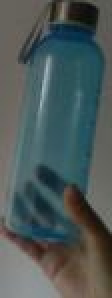
#> input picture test/object_properties/images/bottle_72574720644748515224216791987891658623.jpg, 56 x 149 px, found by its file name (shown 2 times larger); its folder holds only this picture in this run
$ python image_info.py
#> lines starting #> are read from the running program, lines starting #| are printed output that depends on the picture
# -*- coding: future_fstrings -*-

from PIL import Image, ImageColor
from statistics import mode

import numpy as np

import os
import webcolors

from sklearn.cluster import DBSCAN
from sklearn.preprocessing import StandardScaler

import matplotlib.pyplot as plt


ROOT = './Images'

for img_name in os.listdir(ROOT):
    pass

# [7 lines of commented-out code are left out]


path = os.path.join(ROOT, img_name)
img = Image.open(path)
#> img is the input picture: PIL image 56x149 RGB; mean R, G, B 77, 88.7, 88.1

data = np.array(img)

print(data.shape)
#| (149, 56, 3)

#print(np.mean(data, axis=(0,1)))

new_data = data.reshape(-1, 3)

print(new_data.shape)
#| (8344, 3)

#indices = np.dstack(np.indices(data.shape[:2]))
#xycolors = np.concatenate((data, indices), axis=-1)
#newest_data = np.reshape(xycolors, [-1,5])

dbscan = DBSCAN(eps=5, min_samples = 50)
db = dbscan.fit(new_data)

core_samples_mask = np.zeros_like(db.labels_, dtype=bool)
core_samples_mask[db.core_sample_indices_] = True

labels = db.labels_
#> labels = 8344 values, max 6 at index 6767, min -1 at index 26, mean 0.334

n_clusters = len(set(labels)) - (1 if -1 in labels else 0)
#> n_clusters = 7
print(n_clusters)
#| 7

rows, cols, chs = data.shape
#> rows = 149; cols = 56; chs = 3

plt.figure(2)
plt.subplot(2, 1, 1)
plt.imshow(img)
plt.axis('off')
plt.subplot(2, 1, 2)
plt.imshow(np.reshape(labels, [rows, cols]))
plt.axis('off')
plt.show()
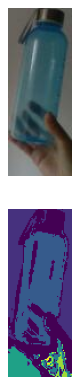
#> figure drawn by matplotlib, 2 panels


indices = np.dstack(np.indices(data.shape[:2]))
xycolors = np.concatenate((data, indices), axis=-1)
all_dim = np.reshape(xycolors, [-1,5])
#print(all_dim)

result = zip(all_dim, labels)

middle_triplets = []

# need more complicated rules if the object is not in the middle

for res in result:
    dims = res[0]
    if int(0.2 * len(indices)) < dims[3] < int(0.8 * len(indices)) and (int(0.2 * len(indices)) < dims[4] < int(0.8 * len(indices))):
        middle_triplets.append(res)
#> this loop made 8344 passes
#> res on passes 1 to 3: ([103, 100, 93, 0, 0], 0), ([103, 100, 93, 0, 1], 0), ([103, 100, 93, 0, 2], 0)
#> after the loop, middle_triplets = 2314 items, first 6: ([45, 77, 92, 30, 30], 1), ([45, 81, 95, 30, 31], 1), ([41, 81, 91, 30, 32], 1), ([39, 82, 91, 30, 33], 1), ([37, 80, 87, 30, 34], 1), ([37, 80, 86, 30, 35], 1)

mf = mode([res[1] for res in middle_triplets])
#> mf = 1

"""
dominant = list()

for label in labels:
    if len([l for l in ])
"""

rgb_triplets = [res[0] for res in result if res[1] == mf]
#> rgb_triplets = []

r_list = [triplet[0] for triplet in rgb_triplets]
#> r_list = []
g_list = [triplet[1] for triplet in rgb_triplets]
#> g_list = []
b_list = [triplet[2] for triplet in rgb_triplets]
#> b_list = []

#> (the run stopped early here; a loop or call above may not have finished)

$ run again, on test/object_properties/images/person_102446851379837685980923102965053959972.jpg
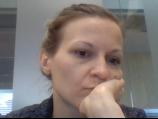
#> input picture test/object_properties/images/person_102446851379837685980923102965053959972.jpg, 158 x 119 px, found by its file name
#> img is the input picture: PIL image 158x119 RGB; mean R, G, B 130.3, 120.7, 117
#| (119, 158, 3)
#| (18802, 3)
#> labels = 18802 values, max 3 at index 18644, min -1 at index 71, mean -0.0748
#> n_clusters = 4
#| 4
#> `plt.show()`:
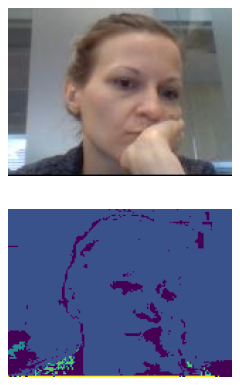
#> figure drawn by matplotlib, 2 panels
#> the loop `for res in result:` made 18802 passes
#> res on passes 1 to 3: ([115, 124, 121, 0, 0], 0), ([116, 125, 122, 0, 1], 0), ([116, 125, 122, 0, 2], 0)
#> after the loop `for res in result:`: middle_triplets = 5041 items, first 6: ([126, 127, 129, 24, 24], 0), ([126, 127, 129, 24, 25], 0), ([126, 127, 129, 24, 26], 0), ([127, 128, 130, 24, 27], 0), ([127, 128, 130, 24, 28], 0), ([128, 129, 131, 24, 29], 0)
#> mf = 0
#> rgb_triplets = []

$ run again, on test/object_properties/images/person_103983633829363999592772911445211730676.jpg
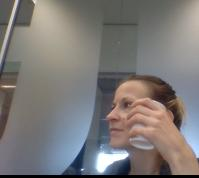
#> input picture test/object_properties/images/person_103983633829363999592772911445211730676.jpg, 199 x 178 px, found by its file name
#> img is the input picture: PIL image 199x178 RGB; mean R, G, B 124.5, 120.8, 119.1
#| (178, 199, 3)
#| (35422, 3)
#> n_clusters = 5
#| 5
#> `plt.show()`:
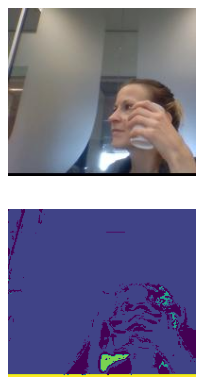
#> figure drawn by matplotlib, 2 panels
#> the loop `for res in result:` made 35422 passes
#> res on passes 1 to 3: ([93, 82, 98, 0, 0], -1), ([91, 83, 94, 0, 1], 0), ([91, 85, 89, 0, 2], 0)
#> after the loop `for res in result:`: middle_triplets = 11236 items, first 6: ([168, 160, 147, 36, 36], 0), ([169, 161, 148, 36, 37], 0), ([170, 162, 149, 36, 38], 0), ([170, 162, 149, 36, 39], 0), ([172, 164, 151, 36, 40], 0), ([173, 165, 152, 36, 41], 0)
#> mf = 0
#> rgb_triplets = []

$ run again, on test/object_properties/images/person_104186912167503092841404323071192664771.jpg
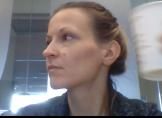
#> input picture test/object_properties/images/person_104186912167503092841404323071192664771.jpg, 162 x 118 px, found by its file name
#> img is the input picture: PIL image 162x118 RGB; mean R, G, B 126.5, 120.7, 123.6
#| (118, 162, 3)
#| (19116, 3)
#> labels = 19116 values, max 10 at index 18792, min -1 at index 129, mean 2.17
#> n_clusters = 11
#| 11
#> `plt.show()`:
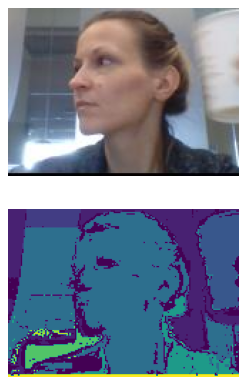
#> figure drawn by matplotlib, 2 panels
#> the loop `for res in result:` made 19116 passes
#> res on passes 1 to 3: ([151, 148, 143, 0, 0], 0), ([151, 148, 143, 0, 1], 0), ([148, 147, 142, 0, 2], 0)
#> after the loop `for res in result:`: middle_triplets = 4900 items, first 6: ([68, 75, 85, 24, 24], 3), ([66, 73, 83, 24, 25], 3), ([71, 78, 88, 24, 26], 3), ([70, 77, 87, 24, 27], 3), ([64, 71, 81, 24, 28], 3), ([71, 78, 88, 24, 29], 3)
#> mf = 3
#> rgb_triplets = []
